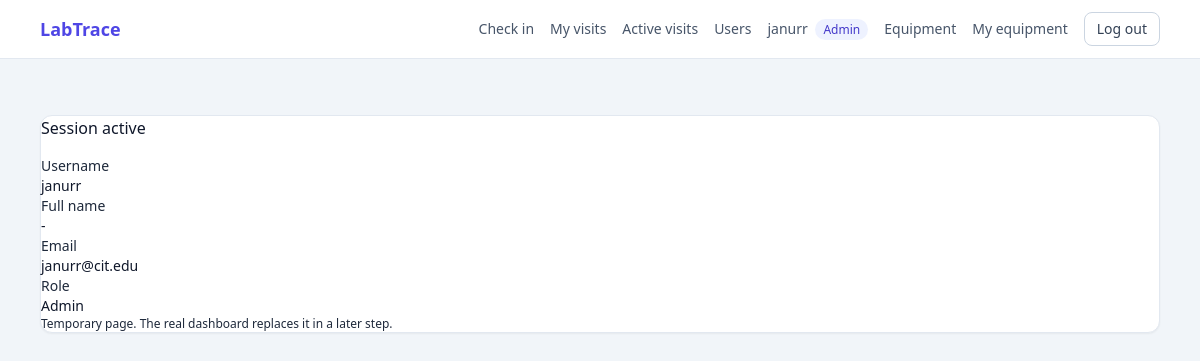
Screenshot of /dashboard/ (signed in) with the database file from the repository.
### authentication/models.py (models this page shows, shortened)
class User(AbstractUser):
    class Role(models.TextChoices):
        STUDENT = "STUDENT", "Student"
        INSTRUCTOR = "INSTRUCTOR", "Instructor"
        RESEARCHER = "RESEARCHER", "Researcher"
        ADMIN = "ADMIN", "Admin"
    email = models.EmailField(
        "email address",
        unique=True,
        validators=[validate_institutional_email],
        error_messages={"unique": "A user with this email already exists."},
    )
    role = models.CharField(
        max_length=20,
        choices=Role.choices,
        default=Role.STUDENT,
        db_index=True,
    )
    class Meta:
        ordering = ["username"]
    @property
    def is_admin_role(self):
        return self.role == self.Role.ADMIN
    @property
    def is_staff_role(self):
        return self.role in (self.Role.INSTRUCTOR, self.Role.ADMIN)

### dashboard/views.py (the view)
# urls.py: path("", views.home, name="home"),
@login_required
def home(request):
    return render(request, "dashboard/home.html")

### dashboard/templates/dashboard/home.html (shortened to what this page needs)
{% extends "base.html" %}
{% block content %}
<div class="rounded-xl border border-slate-200 bg-white p-6 shadow-sm">
  <h1 class="text-xl font-semibold text-slate-900">Session active</h1>
  <dl class="mt-4 grid grid-cols-1 gap-3 text-sm sm:grid-cols-2">
    <div><dt class="text-slate-500">Username</dt><dd class="font-medium text-slate-900">{{ user.username }}</dd></div>
    <div><dt class="text-slate-500">Full name</dt><dd class="font-medium text-slate-900">{{ user.get_full_name|default:"-" }}</dd></div>
    <div><dt class="text-slate-500">Email</dt><dd class="font-medium text-slate-900">{{ user.email }}</dd></div>
    <div><dt class="text-slate-500">Role</dt><dd class="font-medium text-slate-900">{{ user.get_role_display }}</dd></div>
  </dl>
  <p class="mt-6 text-xs text-slate-500">Temporary page. The real dashboard replaces it in a later step.</p>
</div>
{% endblock %}

### templates/base.html (shortened to what this page needs)
{% load static %}
<!DOCTYPE html>
<html lang="en">
<head>
    <link rel="stylesheet" href="{% static 'css/tailwind.css' %}">
</head>
<body class="min-h-screen bg-slate-100 text-slate-800 antialiased">
    {% if user.is_authenticated %}
    <nav class="border-b border-slate-200 bg-white">
        <div class="mx-auto flex max-w-6xl items-center justify-between px-4 py-3">
            <a href="{% url 'dashboard:home' %}" class="text-lg font-bold text-indigo-600">LabTrace</a>
            <div class="flex items-center gap-4 text-sm">
                <a href="{% url 'access_logging:check_in' %}" class="font-medium text-slate-600 hover:text-indigo-600">Check in</a>
                <a href="{% url 'access_logging:my_visits' %}" class="font-medium text-slate-600 hover:text-indigo-600">My visits</a>
                {% if user.is_staff_role %}
                <a href="{% url 'access_logging:active' %}" class="font-medium text-slate-600 hover:text-indigo-600">Active visits</a>
                {% endif %}
                {% if user.is_admin_role %}
                <a href="{% url 'users:manage_list' %}" class="font-medium text-slate-600 hover:text-indigo-600">Users</a>
                {% endif %}
                <a href="{% url 'users:profile' %}" class="text-slate-600 hover:text-indigo-600">
                    {{ user.username }}
                    <span class="ml-1 rounded-full bg-indigo-50 px-2 py-0.5 text-xs font-medium text-indigo-700">{{ user.get_role_display }}</span>
                </a>
                <a href="{% url 'equipment:inventory' %}" class="font-medium text-slate-600 hover:text-indigo-600">Equipment</a>
                <a href="{% url 'equipment:mine' %}" class="font-medium text-slate-600 hover:text-indigo-600">My equipment</a>
                <form method="post" action="{% url 'authentication:logout' %}">
                    <button type="submit" class="rounded-lg border border-slate-300 px-3 py-1.5 font-medium text-slate-700 hover:bg-slate-50">Log out</button>
                </form>
            </div>
        </div>
    </nav>
    {% endif %}
    <main class="mx-auto max-w-6xl px-4 py-8">
        {% block content %}{% endblock %}
    </main>
</body>
</html>

### rows the page displays
User: username "janurr", role "Admin", get_full_name "-", email "janurr@cit.edu"
